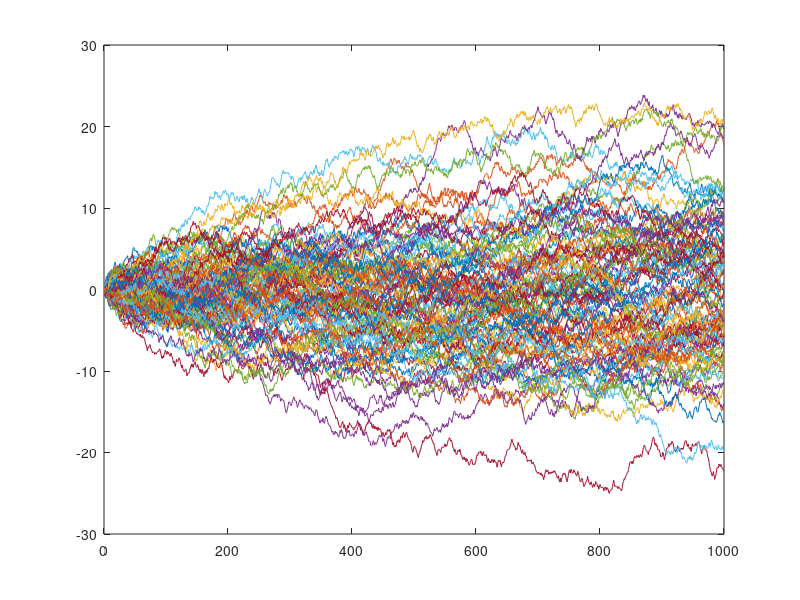

Write MATLAB code to recreate this figure. (Note: this script raises an error after producing the figure.)
clear
clc

N = 1000; %number of observations.
d = 100; %length of sequence of values.
npeer = 30;

rng(42);
X = rand(N, d)-0.5;
X = cumsum(X);
plot(X);
drawnow;

i = 1;
distort = 100;
X(:,1) = [-cumsum(repmat(0.1,distort,1)); X((distort+1):N,1)];

scores = [];
for time = 1:N
    pg = PeerGroup( X, time, i, npeer);
    [Pij, Vij] = CentroidPeerGroup( X, pg, time );
    Sij = Statistic(X(:,i), time);
    score = Score(Sij, Pij, Vij);
    fprintf('done for time %d\n', time);
    scores(end+1) = score;
end

figure;
plot((X(:,1) - mean(X(:,1)))/std(X(:,1)));
hold on;
plot(scores);
